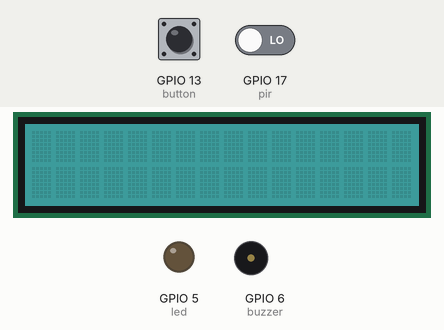
Simulated run of this program. Board: Raspberry Pi (BCM pin numbers). Shown: 16×2 character LCD, output pins drawn as LEDs (lit = HIGH), buzzer (waves = sounding, pin HIGH). Dashed ring = blinking. The test bench sets the inputs (shaded band); at power-on: GPIO 13 (button) HIGH, GPIO 17 (pir) LOW.

Above: at 1.2 s.
1.3 s: GPIO 13 (button) pulled LOW for 0.15 s
At 2.2 s:
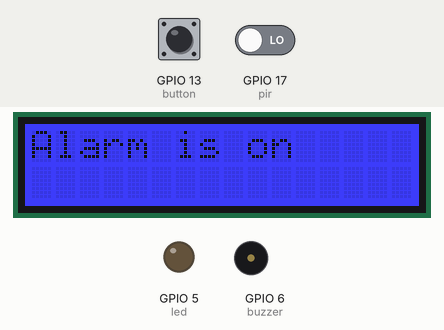
2.9 s: GPIO 17 (pir) driven HIGH
At 3.7 s:
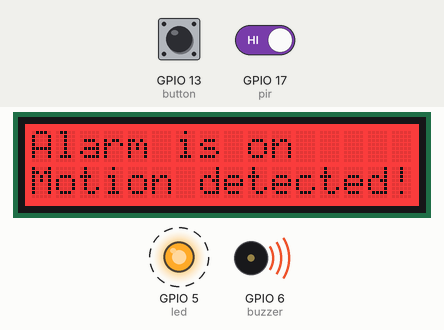
5.9 s: GPIO 13 (button) pulled LOW for 1 s
At 7.0 s:
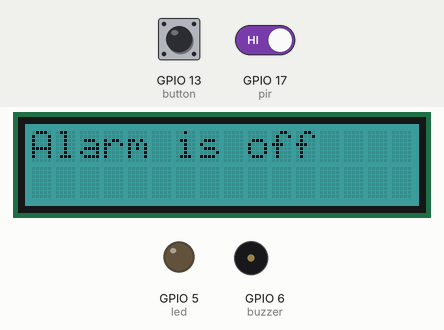
8.4 s: GPIO 13 (button) pulled LOW for 3.2 s
At 8.8 s:
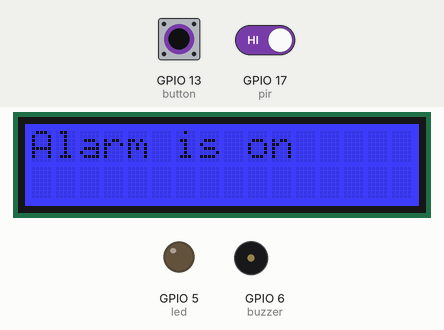
Timing chart, 0 to 11.4 s (numbered marks = the images above; inputs shaded):
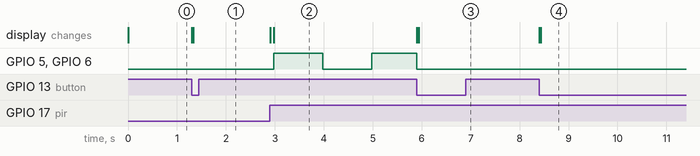

Measured:
- after the input at 1.3 s, the display: first changes at once (image 1 shows a later state)
- after the input at 2.9 s, GPIO 5 (led), GPIO 6 (buzzer): LOW → HIGH after 0.08 s, → LOW 1.0 s later, → HIGH 1.0 s later; the display: first changes at once (image 2 shows a later state)
- after the input at 5.9 s, the display: first changes at once (image 3 shows a later state)
- after the input at 8.4 s, the display: first changes at once (image 4 shows a later state)

The program:

motion2.py
```python
#import necessary libraries
import time
import board
import busio
import adafruit_character_lcd.character_lcd_rgb_i2c as character_lcd
from signal import pause
from gpiozero import LED, Buzzer, Button, MotionSensor

# Modify this if you have a different sized Character LCD
lcd_columns = 16
lcd_rows = 2

# Initialize I2C bus
i2c = busio.I2C(board.SCL, board.SDA)

# Initialize the LCD class
lcd = character_lcd.Character_LCD_RGB_I2C(i2c, lcd_columns, lcd_rows)

#RPi pin configuration
buzzer = Buzzer(6)
button = Button(13)
led = LED(5)
pir = MotionSensor(17)

#control variables
motion_sensor_status = False
lcd.clear()
lcd.color = [0, 50, 50]
led.off()

#arm or disarm the PIR sensor
def arm_motion_sensor():
    global motion_sensor_status
    if motion_sensor_status == True:
        motion_sensor_status = False
        led.off()
        buzzer.off()
        lcd.clear()
        lcd.color = [0, 50, 50]
        lcd.message = 'Alarm is off'
    else:
        motion_sensor_status = True
        lcd.clear()
        lcd.color = [0, 0, 100]
        lcd.message = 'Alarm is on'

#motion detected response
def motion_detected():
    global motion_sensor_status
    if (motion_sensor_status == True):
        if(pir.motion_detected):
            lcd.clear()
            lcd.color = [100, 0, 0]
            lcd.message = 'Alarm is on\nMotion detected!'
            led.blink()
            buzzer.blink()
        else:
            lcd.clear()
            lcd.color = [0, 0, 100]
            lcd.message = 'Alarm is on'
            led.off()
            buzzer.off()

button.when_pressed = arm_motion_sensor
pir.when_motion = motion_detected
pir.when_no_motion = motion_detected

#keep running to continuously check the pushbutton and pir states
pause()
```
